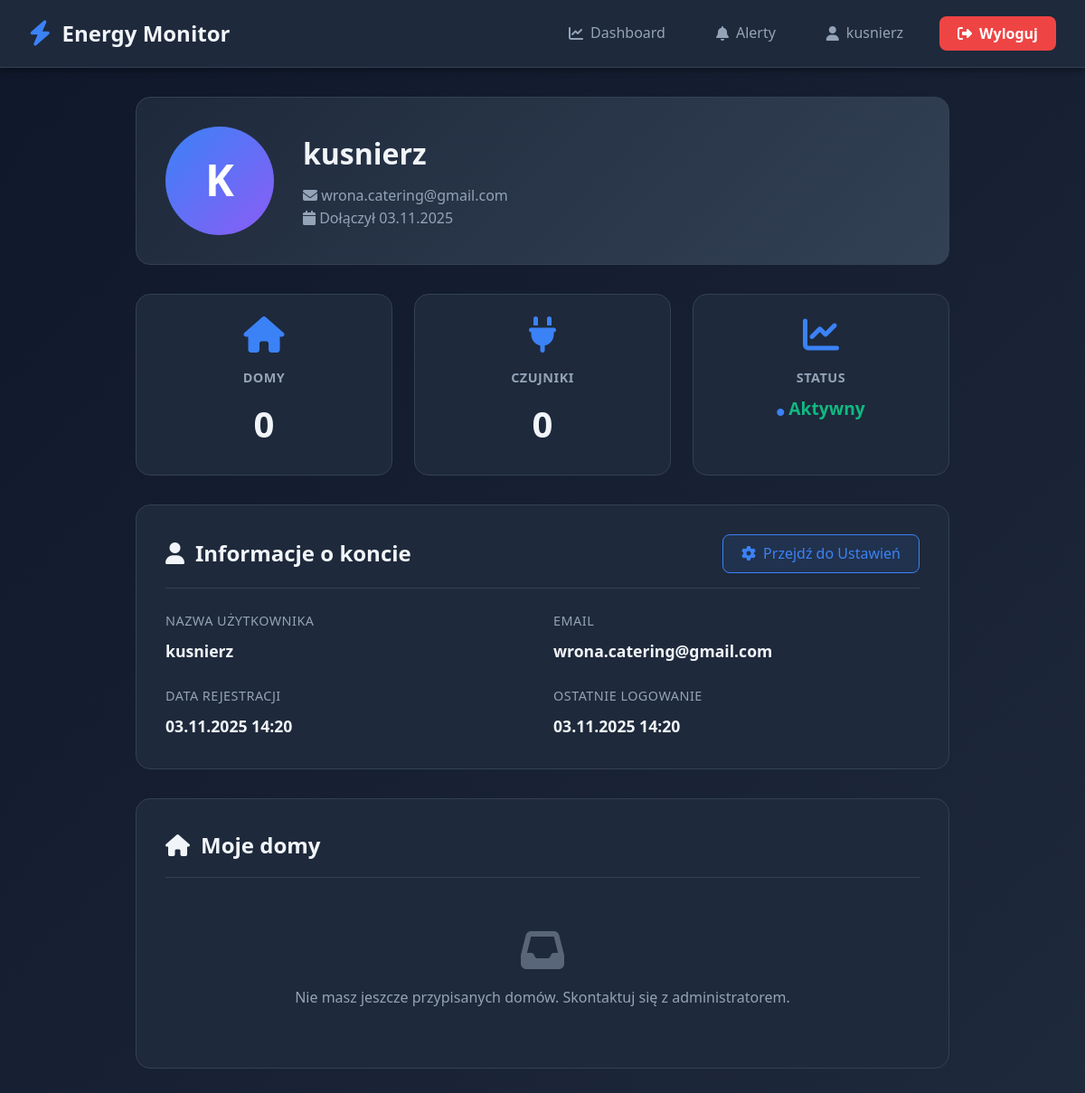
Before: /api/profile/ (signed in) with the older database file.
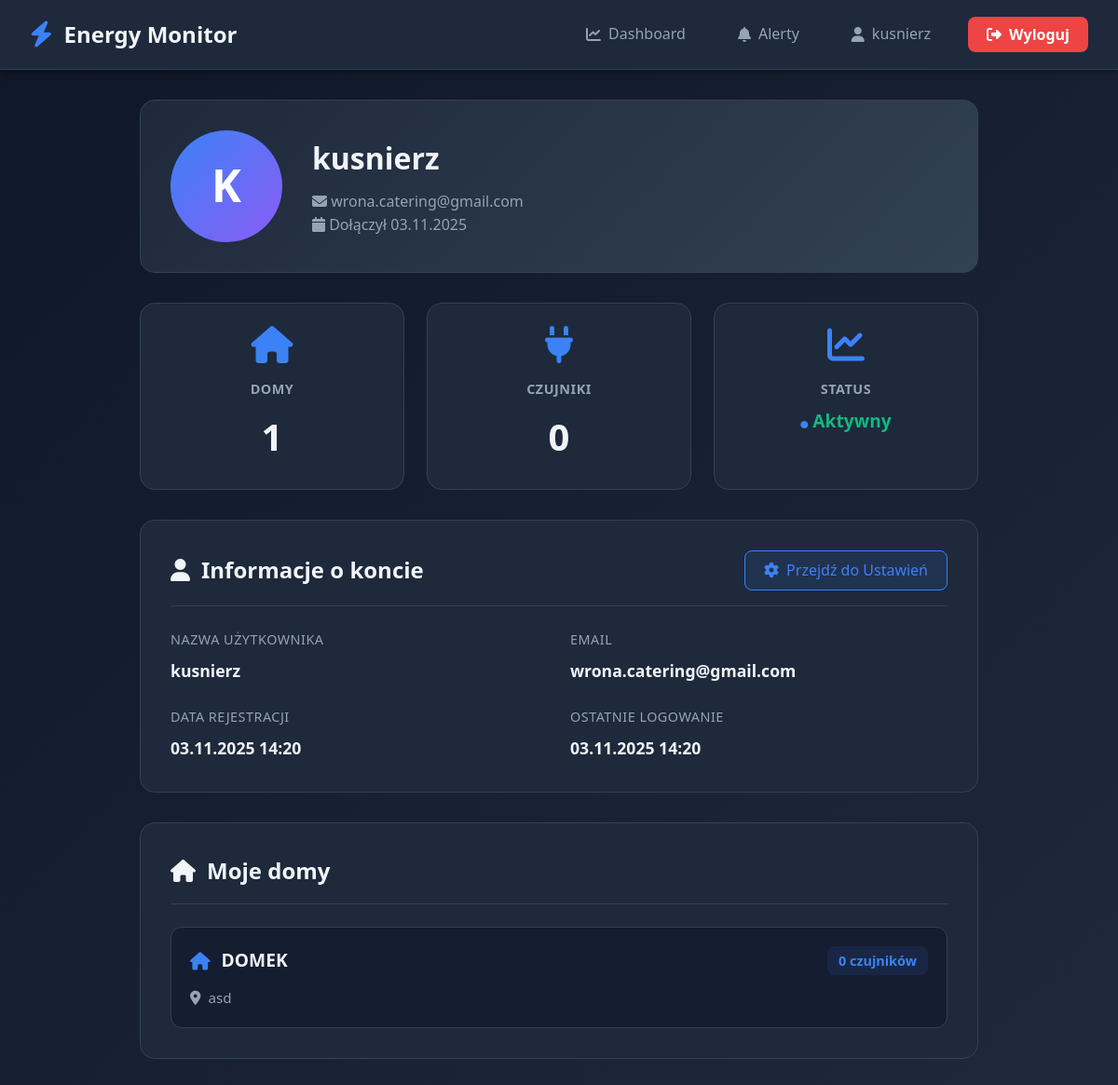
After: the same page with the newer database file.
### sensors/models.py (models this page shows, shortened)
class House(models.Model):
    user = models.ForeignKey(User, on_delete=models.CASCADE, related_name='houses')
    name = models.CharField(max_length=100, verbose_name="Nazwa")
    address = models.CharField(max_length=255, blank=True, verbose_name="Adres")
    created_at = models.DateTimeField(auto_now_add=True, verbose_name="Data utworzenia")
    price_per_kwh = models.FloatField(default=0.80, verbose_name="Cena za kWh [PLN]")
    monthly_limit_kwh = models.FloatField(
        null=True,
        blank=True,
        verbose_name="Limit miesięczny [kWh]",
        help_text="Alert gdy przekroczono limit"
    )
    alert_email = models.EmailField(
        blank=True,
        verbose_name="Email do alertów",
        help_text="Jeśli pusty, użyje email użytkownika"
    )
    class Meta:
        verbose_name = "Dom"
        verbose_name_plural = "Domy"
        ordering = ['name']

### sensors/views.py (the view)
# urls.py: path('profile/', profile, name='profile'),
@login_required
def profile(request):
    houses = House.objects.filter(user=request.user).prefetch_related('sensors')
    total_sensors = sum(house.sensors.count() for house in houses)
    settings, created = UserSettings.objects.get_or_create(user=request.user)
    total_alerts = Alert.objects.filter(house__user=request.user).count()
    unread_alerts = Alert.objects.filter(house__user=request.user, is_read=False).count()
    context = {'houses': houses, 'total_sensors': total_sensors, 'user_settings': settings, 'total_alerts': total_alerts, 'unread_alerts': unread_alerts}
    return render(request, 'profile.html', context)

### templates/profile.html (shortened to what this page needs)
{% extends 'base.html' %}
{% block content %}
<div class="profile-container">
  <div class="profile-header">
    <div class="profile-avatar">
      {{ user.username|first|upper }}
    </div>
    <div class="profile-info">
      <h1>{{ user.username }}</h1>
      <p><i class="fas fa-envelope"></i> {{ user.email|default:"Brak adresu email" }}</p>
      <p><i class="fas fa-calendar"></i> Dołączył {{ user.date_joined|date:"d.m.Y" }}</p>
    </div>
  </div>
  <div class="profile-stats">
    <div class="stat-box">
      <i class="fas fa-home"></i>
      <h3>Domy</h3>
      <div class="value">{{ houses|length }}</div>
    </div>
    <div class="stat-box">
      <i class="fas fa-plug"></i>
      <h3>Czujniki</h3>
      <div class="value">{{ total_sensors }}</div>
    </div>
    <div class="stat-box">
      <i class="fas fa-chart-line"></i>
      <h3>Status</h3>
      <div class="value" style="font-size: 1.2rem; color: #10b981;">
        <i class="fas fa-circle" style="font-size: 0.5rem;"></i> Aktywny
      </div>
    </div>
  </div>
  <div class="profile-section">
    <div class="section-header">
      <h2><i class="fas fa-user"></i> Informacje o koncie</h2>
      <a href="{% url 'settings' %}" class="btn-edit">
        <i class="fas fa-cog"></i> Przejdź do Ustawień
      </a>
    </div>
    <div class="info-grid">
      <div class="info-item">
        <span class="info-label">Nazwa użytkownika</span>
        <span class="info-value">{{ user.username }}</span>
      </div>
      <div class="info-item">
        <span class="info-label">Email</span>
        <span class="info-value">{{ user.email|default:"Nie ustawiono" }}</span>
      </div>
      <div class="info-item">
        <span class="info-label">Data rejestracji</span>
        <span class="info-value">{{ user.date_joined|date:"d.m.Y H:i" }}</span>
      </div>
      <div class="info-item">
        <span class="info-label">Ostatnie logowanie</span>
        <span class="info-value">{{ user.last_login|date:"d.m.Y H:i"|default:"Nigdy" }}</span>
      </div>
    </div>
  </div>
  <div class="profile-section">
    <div class="section-header">
      <h2><i class="fas fa-home"></i> Moje domy</h2>
    </div>
    {% if houses %}
      <div class="houses-list">
        {% for house in houses %}
          <div class="house-item">
            <div class="house-item-header">
              <div class="house-name">
                <i class="fas fa-home"></i>
                {{ house.name }}
              </div>
              <span class="sensor-count">
                {{ house.sensors.count }} czujnik{{ house.sensors.count|pluralize:"i,ów" }}
              </span>
            </div>
            {% if house.address %}
              <div class="house-address">
                <i class="fas fa-map-marker-alt"></i>
                {{ house.address }}
              </div>
            {% endif %}
          </div>
        {% endfor %}
      </div>
    {% else %}
      <p style="text-align: center; color: #94a3b8; padding: 2rem;">
        <i class="fas fa-inbox" style="font-size: 3rem; display: block; margin-bottom: 1rem; opacity: 0.5;"></i>
        Nie masz jeszcze przypisanych domów. Skontaktuj się z administratorem.
      </p>
    {% endif %}
  </div>
</div>
{% endblock %}

Changed rows visible on the page:
added House: name "DOMEK", sensors.count "0", address "asd"
Other visible differences:
{{ houses|length }}: "0" → "1"
text no longer shown: "Nie masz jeszcze przypisanych domów. Skontaktuj się z administratorem."
